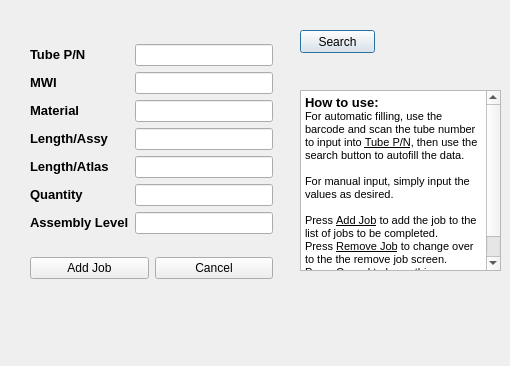
<?xml version="1.0" encoding="UTF-8"?>
<ui version="4.0">
 <class>jobpage</class>
 <widget class="QDialog" name="jobpage">
  <property name="geometry">
   <rect>
    <x>0</x>
    <y>0</y>
    <width>510</width>
    <height>366</height>
   </rect>
  </property>
  <property name="windowTitle">
   <string>Add Job Page</string>
  </property>
  <widget class="QPushButton" name="pnSearchBttn">
   <property name="geometry">
    <rect>
     <x>300</x>
     <y>30</y>
     <width>75</width>
     <height>23</height>
    </rect>
   </property>
   <property name="text">
    <string>Search</string>
   </property>
  </widget>
  <widget class="QTextBrowser" name="textBrowser">
   <property name="geometry">
    <rect>
     <x>300</x>
     <y>90</y>
     <width>201</width>
     <height>181</height>
    </rect>
   </property>
   <property name="html">
    <string>&lt;!DOCTYPE HTML PUBLIC &quot;-//W3C//DTD HTML 4.0//EN&quot; &quot;http://www.w3.org/TR/REC-html40/strict.dtd&quot;&gt;
&lt;html&gt;&lt;head&gt;&lt;meta name=&quot;qrichtext&quot; content=&quot;1&quot; /&gt;&lt;style type=&quot;text/css&quot;&gt;
p, li { white-space: pre-wrap; }
&lt;/style&gt;&lt;/head&gt;&lt;body style=&quot; font-family:'MS Shell Dlg 2'; font-size:8.25pt; font-weight:400; font-style:normal;&quot;&gt;
&lt;p style=&quot; margin-top:0px; margin-bottom:0px; margin-left:0px; margin-right:0px; -qt-block-indent:0; text-indent:0px;&quot;&gt;&lt;span style=&quot; font-size:10pt; font-weight:600;&quot;&gt;How to use: &lt;/span&gt;&lt;/p&gt;
&lt;p style=&quot; margin-top:0px; margin-bottom:0px; margin-left:0px; margin-right:0px; -qt-block-indent:0; text-indent:0px;&quot;&gt;For automatic filling, use the barcode and scan the tube number to input into &lt;span style=&quot; text-decoration: underline;&quot;&gt;Tube P/N&lt;/span&gt;, then use the search button to autofill the data.&lt;/p&gt;
&lt;p style=&quot;-qt-paragraph-type:empty; margin-top:0px; margin-bottom:0px; margin-left:0px; margin-right:0px; -qt-block-indent:0; text-indent:0px;&quot;&gt;&lt;br /&gt;&lt;/p&gt;
&lt;p style=&quot; margin-top:0px; margin-bottom:0px; margin-left:0px; margin-right:0px; -qt-block-indent:0; text-indent:0px;&quot;&gt;For manual input, simply input the values as desired. &lt;/p&gt;
&lt;p style=&quot;-qt-paragraph-type:empty; margin-top:0px; margin-bottom:0px; margin-left:0px; margin-right:0px; -qt-block-indent:0; text-indent:0px;&quot;&gt;&lt;br /&gt;&lt;/p&gt;
&lt;p style=&quot; margin-top:0px; margin-bottom:0px; margin-left:0px; margin-right:0px; -qt-block-indent:0; text-indent:0px;&quot;&gt;Press &lt;span style=&quot; text-decoration: underline;&quot;&gt;Add Job&lt;/span&gt; to add the job to the list of jobs to be completed.&lt;/p&gt;
&lt;p style=&quot; margin-top:0px; margin-bottom:0px; margin-left:0px; margin-right:0px; -qt-block-indent:0; text-indent:0px;&quot;&gt;Press &lt;span style=&quot; text-decoration: underline;&quot;&gt;Remove Job&lt;/span&gt; to change over to the the remove job screen.&lt;/p&gt;
&lt;p style=&quot; margin-top:0px; margin-bottom:0px; margin-left:0px; margin-right:0px; -qt-block-indent:0; text-indent:0px;&quot;&gt;Press &lt;span style=&quot; text-decoration: underline;&quot;&gt;Cancel&lt;/span&gt; to leave this page without adding a job.&lt;/p&gt;&lt;/body&gt;&lt;/html&gt;</string>
   </property>
  </widget>
  <widget class="QWidget" name="">
   <property name="geometry">
    <rect>
     <x>30</x>
     <y>27</y>
     <width>243</width>
     <height>271</height>
    </rect>
   </property>
   <layout class="QGridLayout" name="gridLayout_2">
    <item row="0" column="0" colspan="2">
     <layout class="QGridLayout" name="gridLayout">
      <item row="4" column="1">
       <widget class="QLineEdit" name="Length_atlas_input"/>
      </item>
      <item row="5" column="1">
       <widget class="QLineEdit" name="Quantity_input">
        <property name="text">
         <string/>
        </property>
        <property name="placeholderText">
         <string/>
        </property>
       </widget>
      </item>
      <item row="6" column="0">
       <widget class="QLabel" name="assemblyLevel_label">
        <property name="text">
         <string>&lt;html&gt;&lt;head/&gt;&lt;body&gt;&lt;p&gt;&lt;span style=&quot; font-size:10pt; font-weight:600;&quot;&gt;Assembly Level&lt;/span&gt;&lt;/p&gt;&lt;/body&gt;&lt;/html&gt;</string>
        </property>
       </widget>
      </item>
      <item row="4" column="0">
       <widget class="QLabel" name="Length_atlas_label">
        <property name="text">
         <string>&lt;html&gt;&lt;head/&gt;&lt;body&gt;&lt;p&gt;&lt;span style=&quot; font-size:10pt; font-weight:600;&quot;&gt;Length/Atlas&lt;/span&gt;&lt;/p&gt;&lt;/body&gt;&lt;/html&gt;</string>
        </property>
       </widget>
      </item>
      <item row="2" column="1">
       <widget class="QLineEdit" name="Material_input"/>
      </item>
      <item row="3" column="0">
       <widget class="QLabel" name="Lengt_assy_label">
        <property name="text">
         <string>&lt;html&gt;&lt;head/&gt;&lt;body&gt;&lt;p&gt;&lt;span style=&quot; font-size:10pt; font-weight:600;&quot;&gt;Length/Assy&lt;/span&gt;&lt;/p&gt;&lt;/body&gt;&lt;/html&gt;</string>
        </property>
       </widget>
      </item>
      <item row="3" column="1">
       <widget class="QLineEdit" name="Length_assy_input"/>
      </item>
      <item row="6" column="1">
       <widget class="QLineEdit" name="assemblyLevel_input"/>
      </item>
      <item row="0" column="1">
       <widget class="QLineEdit" name="Tube_pn_input"/>
      </item>
      <item row="5" column="0">
       <widget class="QLabel" name="Quantity_label">
        <property name="text">
         <string>&lt;html&gt;&lt;head/&gt;&lt;body&gt;&lt;p&gt;&lt;span style=&quot; font-size:10pt; font-weight:600;&quot;&gt;Quantity&lt;/span&gt;&lt;/p&gt;&lt;/body&gt;&lt;/html&gt;</string>
        </property>
       </widget>
      </item>
      <item row="1" column="0">
       <widget class="QLabel" name="MWI_label">
        <property name="text">
         <string>&lt;html&gt;&lt;head/&gt;&lt;body&gt;&lt;p&gt;&lt;span style=&quot; font-size:10pt; font-weight:600;&quot;&gt;MWI&lt;/span&gt;&lt;/p&gt;&lt;/body&gt;&lt;/html&gt;</string>
        </property>
       </widget>
      </item>
      <item row="0" column="0">
       <widget class="QLabel" name="Tube_pn_label">
        <property name="text">
         <string>&lt;html&gt;&lt;head/&gt;&lt;body&gt;&lt;p&gt;&lt;span style=&quot; font-size:10pt; font-weight:600;&quot;&gt;Tube P/N&lt;/span&gt;&lt;/p&gt;&lt;/body&gt;&lt;/html&gt;</string>
        </property>
       </widget>
      </item>
      <item row="2" column="0">
       <widget class="QLabel" name="Material_Lable">
        <property name="text">
         <string>&lt;html&gt;&lt;head/&gt;&lt;body&gt;&lt;p&gt;&lt;span style=&quot; font-size:10pt; font-weight:600;&quot;&gt;Material&lt;/span&gt;&lt;/p&gt;&lt;/body&gt;&lt;/html&gt;</string>
        </property>
       </widget>
      </item>
      <item row="1" column="1">
       <widget class="QLineEdit" name="MWI_input"/>
      </item>
     </layout>
    </item>
    <item row="1" column="0">
     <widget class="QPushButton" name="Add_job_button">
      <property name="text">
       <string>Add Job</string>
      </property>
     </widget>
    </item>
    <item row="1" column="1">
     <widget class="QPushButton" name="Cancel_button">
      <property name="text">
       <string>Cancel</string>
      </property>
     </widget>
    </item>
   </layout>
  </widget>
 </widget>
 <tabstops>
  <tabstop>Tube_pn_input</tabstop>
  <tabstop>MWI_input</tabstop>
  <tabstop>Material_input</tabstop>
  <tabstop>Length_assy_input</tabstop>
  <tabstop>Length_atlas_input</tabstop>
  <tabstop>Quantity_input</tabstop>
  <tabstop>assemblyLevel_input</tabstop>
  <tabstop>pnSearchBttn</tabstop>
  <tabstop>Add_job_button</tabstop>
  <tabstop>Cancel_button</tabstop>
  <tabstop>textBrowser</tabstop>
 </tabstops>
 <resources/>
 <connections/>
</ui>
